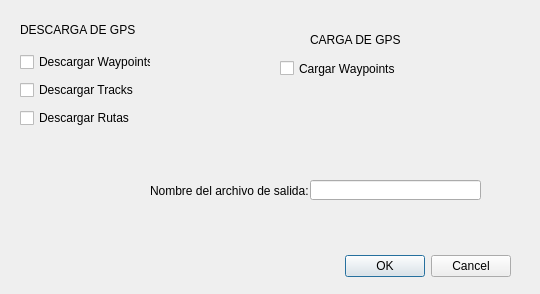
<?xml version="1.0" encoding="UTF-8"?>
<ui version="4.0">
 <class>gpsDescargaCargaDialogBase</class>
 <widget class="QDialog" name="gpsDescargaCargaDialogBase">
  <property name="geometry">
   <rect>
    <x>0</x>
    <y>0</y>
    <width>540</width>
    <height>294</height>
   </rect>
  </property>
  <property name="windowTitle">
   <string>Alidadas</string>
  </property>
  <widget class="QDialogButtonBox" name="button_box">
   <property name="geometry">
    <rect>
     <x>340</x>
     <y>250</y>
     <width>171</width>
     <height>32</height>
    </rect>
   </property>
   <property name="orientation">
    <enum>Qt::Horizontal</enum>
   </property>
   <property name="standardButtons">
    <set>QDialogButtonBox::Cancel|QDialogButtonBox::Ok</set>
   </property>
  </widget>
  <widget class="QLabel" name="label_Y">
   <property name="geometry">
    <rect>
     <x>150</x>
     <y>180</y>
     <width>161</width>
     <height>21</height>
    </rect>
   </property>
   <property name="text">
    <string>Nombre del archivo de salida:</string>
   </property>
  </widget>
  <widget class="QLineEdit" name="nombrearchivo_entrada">
   <property name="geometry">
    <rect>
     <x>310</x>
     <y>180</y>
     <width>171</width>
     <height>20</height>
    </rect>
   </property>
   <property name="text">
    <string/>
   </property>
  </widget>
  <widget class="QLabel" name="texto1">
   <property name="geometry">
    <rect>
     <x>20</x>
     <y>20</y>
     <width>171</width>
     <height>20</height>
    </rect>
   </property>
   <property name="text">
    <string>DESCARGA DE GPS</string>
   </property>
  </widget>
  <widget class="QWidget" name="layoutWidget">
   <property name="geometry">
    <rect>
     <x>20</x>
     <y>50</y>
     <width>131</width>
     <height>81</height>
    </rect>
   </property>
   <layout class="QVBoxLayout" name="verticalLayout">
    <item>
     <widget class="QCheckBox" name="checkBox_1">
      <property name="text">
       <string>Descargar Waypoints</string>
      </property>
     </widget>
    </item>
    <item>
     <widget class="QCheckBox" name="checkBox_2">
      <property name="text">
       <string>Descargar Tracks</string>
      </property>
     </widget>
    </item>
    <item>
     <widget class="QCheckBox" name="checkBox_3">
      <property name="text">
       <string>Descargar Rutas</string>
      </property>
     </widget>
    </item>
   </layout>
  </widget>
  <widget class="QLabel" name="texto1_2">
   <property name="geometry">
    <rect>
     <x>310</x>
     <y>30</y>
     <width>171</width>
     <height>20</height>
    </rect>
   </property>
   <property name="text">
    <string>CARGA DE GPS</string>
   </property>
  </widget>
  <widget class="QCheckBox" name="checkBox_4">
   <property name="geometry">
    <rect>
     <x>280</x>
     <y>60</y>
     <width>129</width>
     <height>17</height>
    </rect>
   </property>
   <property name="text">
    <string>Cargar Waypoints</string>
   </property>
  </widget>
 </widget>
 <resources/>
 <connections>
  <connection>
   <sender>button_box</sender>
   <signal>accepted()</signal>
   <receiver>gpsDescargaCargaDialogBase</receiver>
   <slot>accept()</slot>
   <hints>
    <hint type="sourcelabel">
     <x>20</x>
     <y>20</y>
    </hint>
    <hint type="destinationlabel">
     <x>20</x>
     <y>20</y>
    </hint>
   </hints>
  </connection>
  <connection>
   <sender>button_box</sender>
   <signal>rejected()</signal>
   <receiver>gpsDescargaCargaDialogBase</receiver>
   <slot>reject()</slot>
   <hints>
    <hint type="sourcelabel">
     <x>20</x>
     <y>20</y>
    </hint>
    <hint type="destinationlabel">
     <x>20</x>
     <y>20</y>
    </hint>
   </hints>
  </connection>
 </connections>
</ui>
